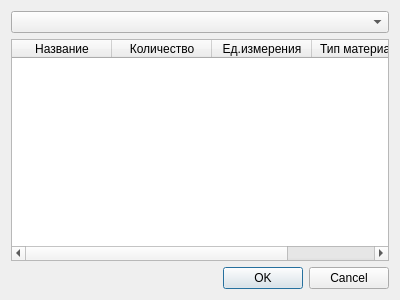
<?xml version="1.0" encoding="UTF-8"?>
<ui version="4.0">
 <class>Materialselectiondialog</class>
 <widget class="QDialog" name="Materialselectiondialog">
  <property name="geometry">
   <rect>
    <x>0</x>
    <y>0</y>
    <width>400</width>
    <height>300</height>
   </rect>
  </property>
  <property name="windowTitle">
   <string>Dialog</string>
  </property>
  <layout class="QGridLayout" name="gridLayout">
   <item row="0" column="0">
    <widget class="QComboBox" name="comboBox_material2"/>
   </item>
   <item row="1" column="0">
    <widget class="QTableWidget" name="tableWidget">
     <property name="columnCount">
      <number>4</number>
     </property>
     <column>
      <property name="text">
       <string>Название</string>
      </property>
     </column>
     <column>
      <property name="text">
       <string>Количество</string>
      </property>
     </column>
     <column>
      <property name="text">
       <string>Ед.измерения</string>
      </property>
     </column>
     <column>
      <property name="text">
       <string>Тип материала</string>
      </property>
     </column>
    </widget>
   </item>
   <item row="2" column="0">
    <widget class="QDialogButtonBox" name="buttonBox">
     <property name="standardButtons">
      <set>QDialogButtonBox::Cancel|QDialogButtonBox::Ok</set>
     </property>
    </widget>
   </item>
  </layout>
 </widget>
 <resources/>
 <connections/>
</ui>
